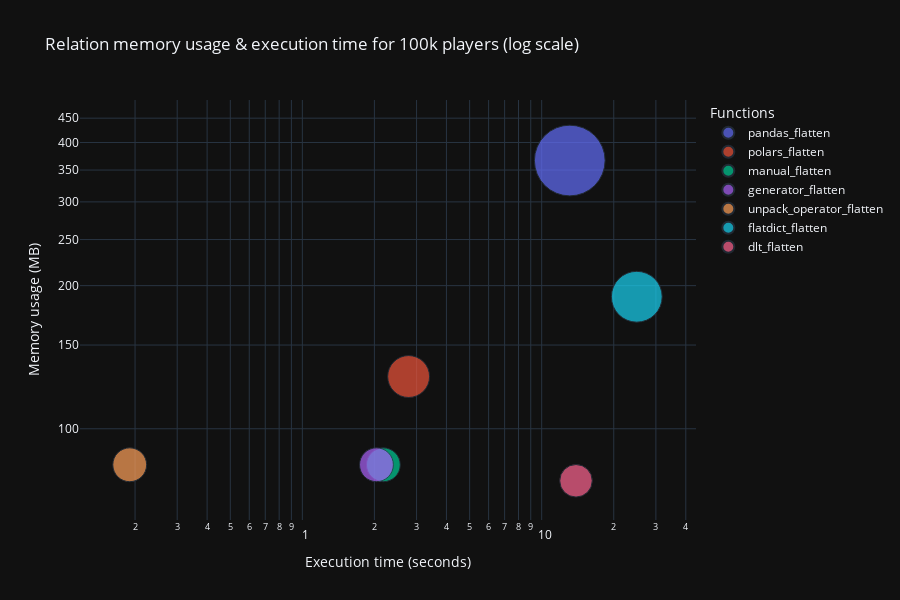

This figure's notebook cell:
### Code cell
df = all_data.df()

df_max_players = df.loc[df['num_players'] >= 100000].copy()
df_max_players['time_in_s'] = df_max_players['time_in_s'].round(2)
df_max_players['memory_in_mb'] = df_max_players['memory_in_mb'].round(2) 

h_bar = px.scatter(
    df_max_players,
    title='Relation memory usage & execution time for 100k players (log scale)',
    x='time_in_s',
    y='memory_in_mb',
    color='function',
    size='memory_in_mb',
    size_max=50,
    log_x=True,
    log_y=True,
    template=template,
    labels=labels,
    height=height,
    width=width
)

h_bar.show()

### Figure 1 — Plotly figure (JSON) as saved in the notebook; plotly's stock layout.template omitted (floating-point values rounded to 4 significant figures)
{"data": [{"hovertemplate": "Functions=pandas_flatten<br>Execution time (seconds)=%{x}<br>Memory usage (MB)=%{marker.size}<extra></extra>", "legendgroup": "pandas_flatten", "marker": {"color": "#636efa", "size": [366.5], "sizemode": "area", "sizeref": 0.1466, "symbol": "circle"}, "mode": "markers", "name": "pandas_flatten", "orientation": "v", "showlegend": true, "type": "scatter", "x": [13.1], "xaxis": "x", "y": [366.5], "yaxis": "y"}, {"hovertemplate": "Functions=polars_flatten<br>Execution time (seconds)=%{x}<br>Memory usage (MB)=%{marker.size}<extra></extra>", "legendgroup": "polars_flatten", "marker": {"color": "#EF553B", "size": [128.8], "sizemode": "area", "sizeref": 0.1466, "symbol": "circle"}, "mode": "markers", "name": "polars_flatten", "orientation": "v", "showlegend": true, "type": "scatter", "x": [2.78], "xaxis": "x", "y": [128.8], "yaxis": "y"}, {"hovertemplate": "Functions=manual_flatten<br>Execution time (seconds)=%{x}<br>Memory usage (MB)=%{marker.size}<extra></extra>", "legendgroup": "manual_flatten", "marker": {"color": "#00cc96", "size": [84.0], "sizemode": "area", "sizeref": 0.1466, "symbol": "circle"}, "mode": "markers", "name": "manual_flatten", "orientation": "v", "showlegend": true, "type": "scatter", "x": [2.18], "xaxis": "x", "y": [84.0], "yaxis": "y"}, {"hovertemplate": "Functions=generator_flatten<br>Execution time (seconds)=%{x}<br>Memory usage (MB)=%{marker.size}<extra></extra>", "legendgroup": "generator_flatten", "marker": {"color": "#ab63fa", "size": [84.01], "sizemode": "area", "sizeref": 0.1466, "symbol": "circle"}, "mode": "markers", "name": "generator_flatten", "orientation": "v", "showlegend": true, "type": "scatter", "x": [2.04], "xaxis": "x", "y": [84.01], "yaxis": "y"}, {"hovertemplate": "Functions=unpack_operator_flatten<br>Execution time (seconds)=%{x}<br>Memory usage (MB)=%{marker.size}<extra></extra>", "legendgroup": "unpack_operator_flatten", "marker": {"color": "#FFA15A", "size": [84.0], "sizemode": "area", "sizeref": 0.1466, "symbol": "circle"}, "mode": "markers", "name": "unpack_operator_flatten", "orientation": "v", "showlegend": true, "type": "scatter", "x": [0.19], "xaxis": "x", "y": [84.0], "yaxis": "y"}, {"hovertemplate": "Functions=flatdict_flatten<br>Execution time (seconds)=%{x}<br>Memory usage (MB)=%{marker.size}<extra></extra>", "legendgroup": "flatdict_flatten", "marker": {"color": "#19d3f3", "size": [189.5], "sizemode": "area", "sizeref": 0.1466, "symbol": "circle"}, "mode": "markers", "name": "flatdict_flatten", "orientation": "v", "showlegend": true, "type": "scatter", "x": [24.96], "xaxis": "x", "y": [189.5], "yaxis": "y"}, {"hovertemplate": "Functions=dlt_flatten<br>Execution time (seconds)=%{x}<br>Memory usage (MB)=%{marker.size}<extra></extra>", "legendgroup": "dlt_flatten", "marker": {"color": "#FF6692", "size": [77.73], "sizemode": "area", "sizeref": 0.1466, "symbol": "circle"}, "mode": "markers", "name": "dlt_flatten", "orientation": "v", "showlegend": true, "type": "scatter", "x": [13.91], "xaxis": "x", "y": [77.73], "yaxis": "y"}], "layout": {"height": 600, "legend": {"itemsizing": "constant", "title": {"text": "Functions"}, "tracegroupgap": 0}, "title": {"text": "Relation memory usage & execution time for 100k players (log scale)"}, "width": 900, "xaxis": {"anchor": "y", "domain": [0, 1], "title": {"text": "Execution time (seconds)"}, "type": "log"}, "yaxis": {"anchor": "x", "domain": [0, 1], "title": {"text": "Memory usage (MB)"}, "type": "log"}}}
